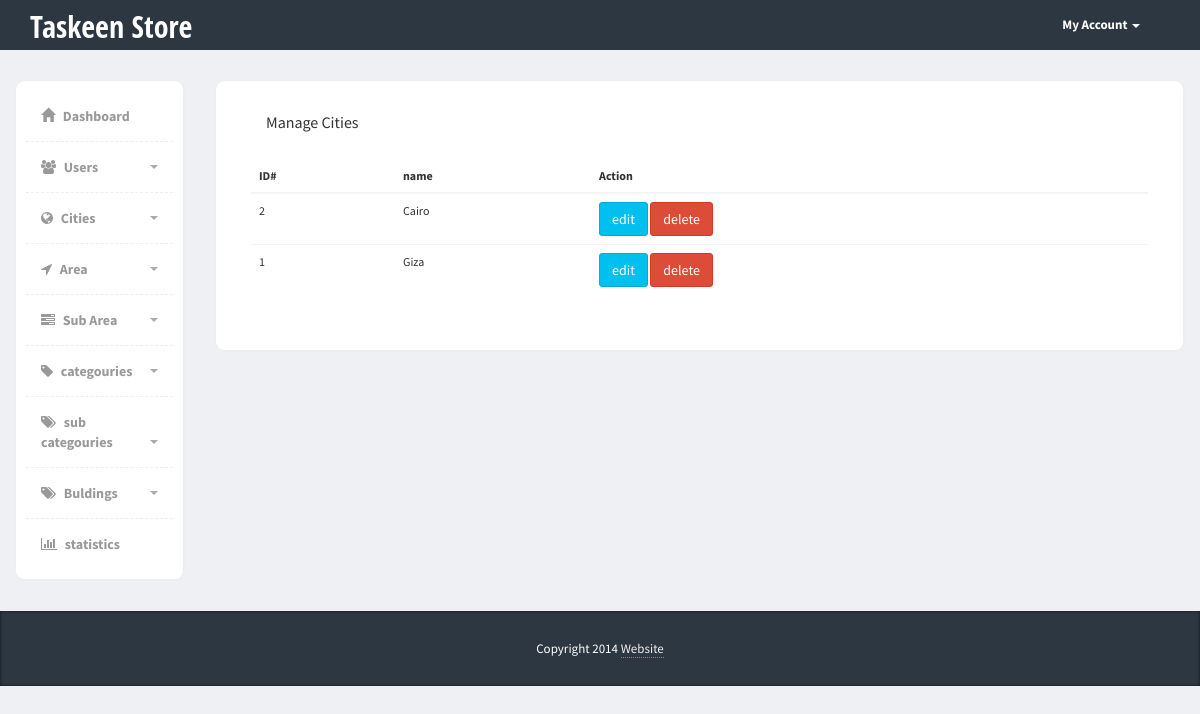
/Admin/city.php (signed in), run on an earlier commit of the app's database.
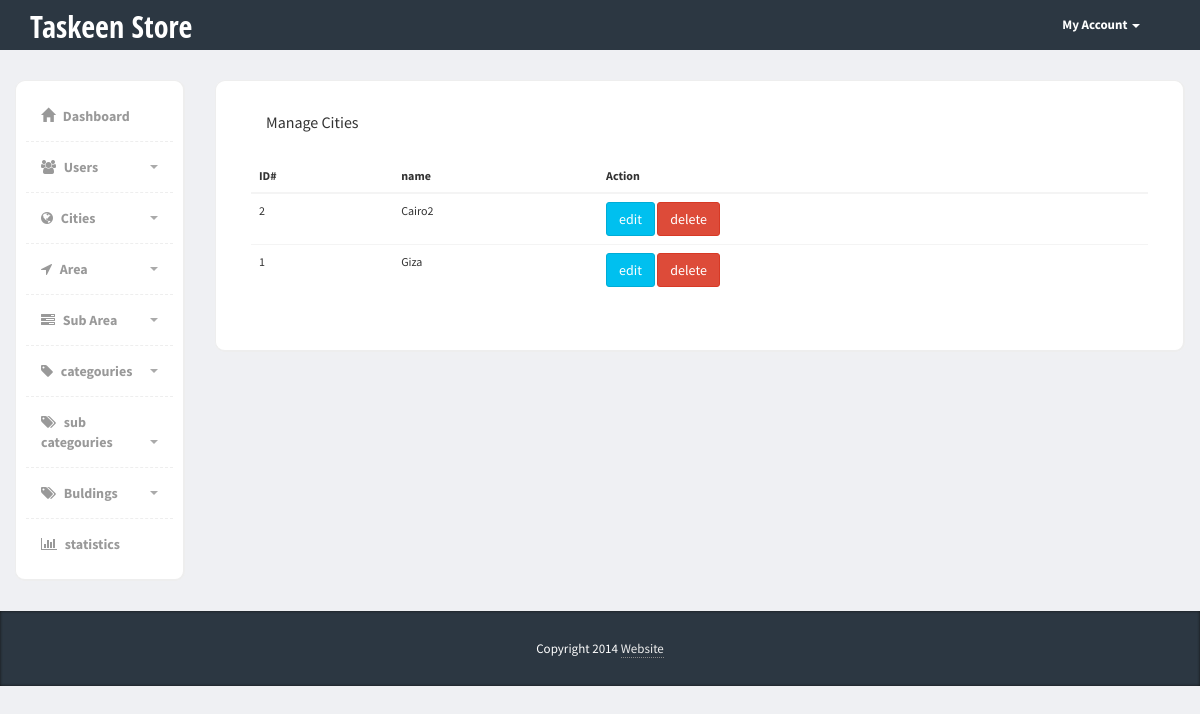
And on a later commit of the database.
### tables this page shows
CREATE TABLE `city` (
  `id` int(11) NOT NULL,
  `name` varchar(255) NOT NULL
);

### Admin/city.php (the view, shortened to what this page needs)
<?php
    if (isset($_SESSION["admin_mail"])) {
        include "init.php";
        $do = isset($_GET['do']) ? $_GET['do'] : 'Manage';
?>
<div class="page-content">
    <div class="row">
        <?php
        include "includes/templates/sidebar.php";
        ?>
        <?php if ($do == 'Manage'): ?>
        <div class="col-md-10">
            <div class="content-box-large">
                <div class="panel-heading">
                    <div class="panel-title">
                        Manage Cities
                    </div>
                </div>
                <?php
                    $stmt = $conn->prepare("SELECT * FROM city ORDER BY id DESC");
                    $stmt->execute();
                    $rows = $stmt->fetchAll();
                    $count = $stmt->rowCount();
                ?>
                <div class="panel-body">
                    <div class="table-responsive">
                        <table class="table">
                            <thead>
                                <tr>
                                    <th>ID#</th>
                                    <th>name</th>
                                    <th>Action</th>
                                </tr>
                            </thead>
                            <tbody>
                                <?php if ($count > 0): ?>
                                    <?php foreach ($rows as $row): ?>
                                        <tr>
                                            <td><?php echo $row['id']; ?></td>
                                            <td><?php echo $row['name']; ?></td>
                                            <td>
                                               <a href="city.php?do=Edit&cityId=<?php echo $row['id']; ?>" class="btn btn-info">edit</a>
                                               <a href="city.php?do=Delete&cityId=<?php echo $row['id']; ?>" class="btn btn-danger">delete</a>
                                            </td>
                                        </tr>
                                    <?php endforeach; ?>
                                <?php else: ?>
                                    <tr>
                                        <div class="alert alert-success">Add cities Please</div>
                                    </tr>
                                <?php endif; ?>
                            </tbody>
                        </table>
                    </div>
                </div>
            </div>
        </div>
        <?php endif; ?>
  </div>
</div>
<?php
        include "includes/templates/footer.php";
    }else {
        header ("Location: login.php");
        exit();
    }
?>

What changed in the data, as far as the page shows it:
changed city id 2: name "Cairo" → "Cairo2"
